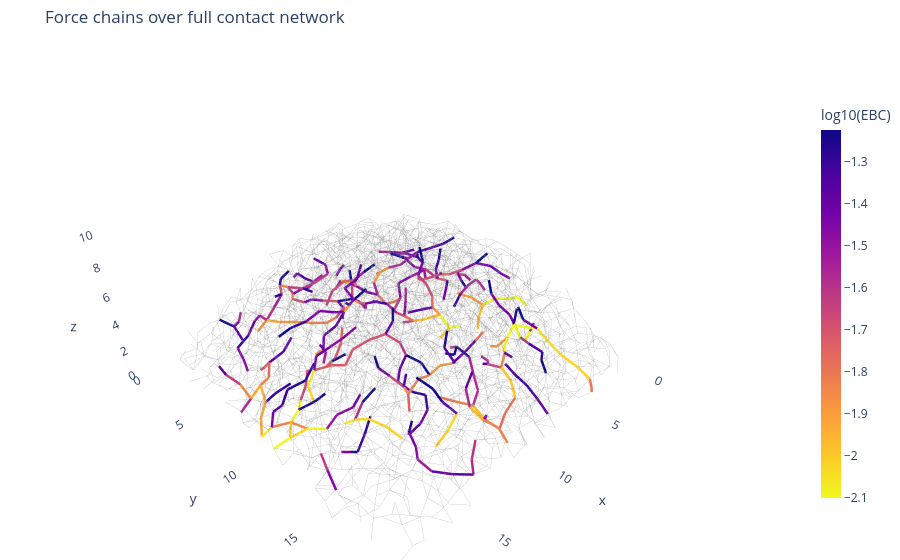

The notebook cell saved with this chart:
### Markdown cell above
## Gray edges show the full particle contact network, while colored edges indicate the selected force-chain backbone.

### Code cell
# visualize_3d_chain_architecture(
#     pos,
#     chains,
#     G,
#     ebc,
#     save_html=output_dir / "force_chains_full_network.html",
#     save_png=output_dir / "force_chains_full_network.png",
# )
fig = visualize_3d_chain_architecture(
    pos=pos,
    chains=chains,
    G=G,
    ebc=ebc,
    save_html=output_dir / "force_chains_full_network.html",
    save_png=output_dir / "force_chains_full_network.png",
)
